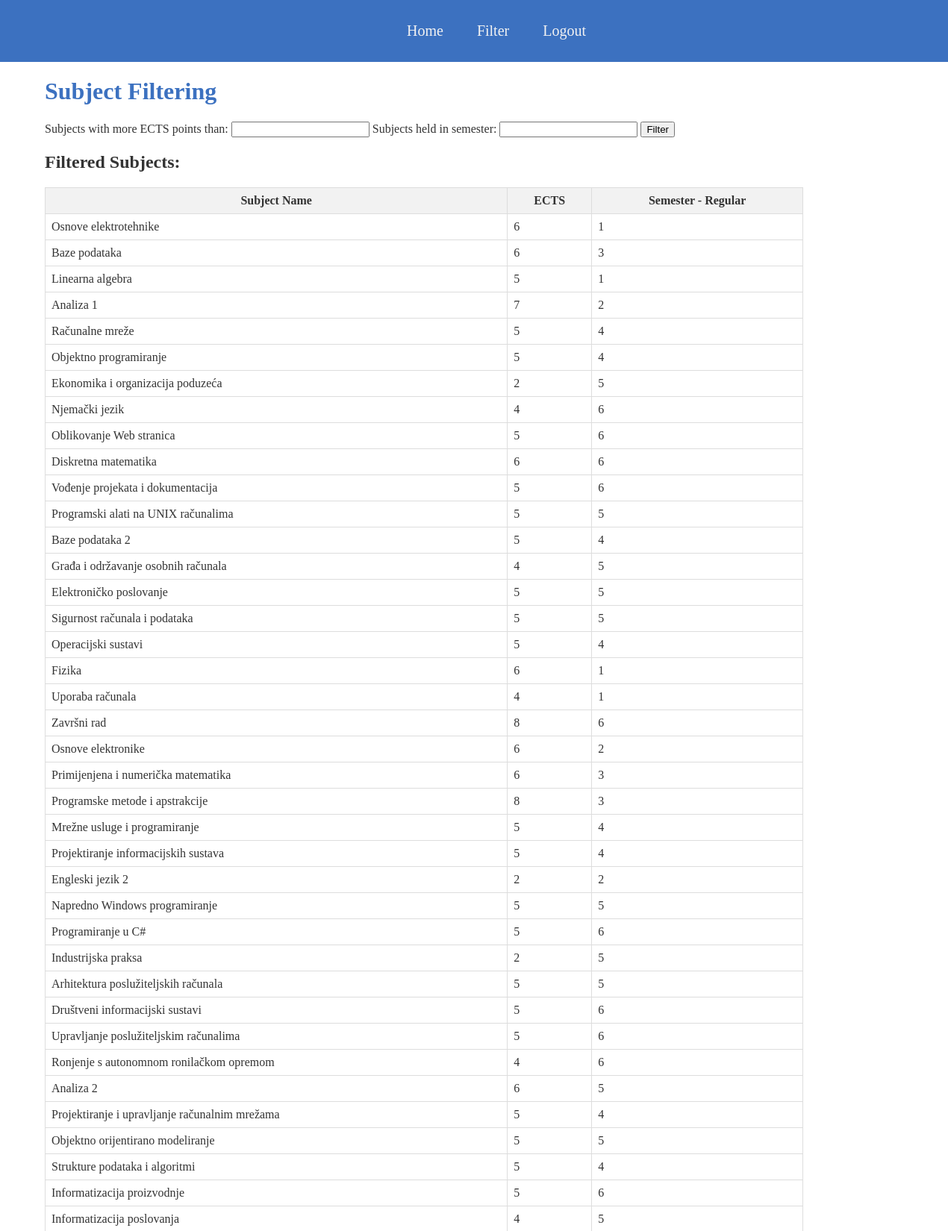
The page /izbornik/student/filter_subjects/ (signed in, upper part) on the database its author committed.
### app1/models.py (models this page shows, shortened)
class Predmeti(models.Model):
    name = models.CharField(max_length=30)
    kod = models.CharField(max_length=10)
    program = models.TextField()
    ects = models.IntegerField()
    sem_red = models.IntegerField()
    sem_izv = models.IntegerField()
    izborni = models.CharField(max_length=3)
    nositelj = models.ForeignKey(Korisnik, on_delete=models.CASCADE, blank="true", null="true")

### app1/decorators.py (the view)
    def wrapper(request,*args,**kwargs):
        if (request.user.role.role != 'Student'):
            return render(request,'error.html')
        else:
            return function(request,*args,**kwargs)

### app1/views.py (called while the page is built)
@student_required
def filterSubjects(request):
    ects = request.GET.get('points')
    semester = request.GET.get('semester')
    enrolled_subjects = Predmeti.objects.filter(korisnik_predmet__status__status='Prijavljen')
    if ects:
        enrolled_subjects = enrolled_subjects.filter(ects__gt=ects) # gt - greater than
    if semester:
        if semester == 'sem_izv':
            enrolled_subjects = enrolled_subjects.filter(sem_izv=semester)
        else:
            enrolled_subjects = enrolled_subjects.filter(sem_red=semester)
    enrolled_subjects = enrolled_subjects.distinct()
    return render(request, 'studentFilterPredmeta.html', {'filter_subjects': enrolled_subjects})

### app1/templates/studentFilterPredmeta.html (shortened to what this page needs)
{% extends 'home.html' %}
{% block studentFilterPredmeta %}
<header>
  <a href="{% url 'izbornik_student' %}">Home</a>
  <a href="{% url 'filter_subjects' %}">Filter</a>
  <a href="{% url 'logout' %}">Logout</a>
</header>
<h1>Subject Filtering</h1>
<form action="{% url 'filter_subjects' %}" method="GET">
  <label for="points">Subjects with more ECTS points than:</label>
  <input type="number" name="points" id="points" min="1">
  <label for="semester">Subjects held in semester:</label>
  <input type="number" name="semester" id="semester" min="1">
  <button type="submit">Filter</button>
</form>
{% if filter_subjects %}
  <h2>Filtered Subjects:</h2>
  <table>
    <thead>
      <tr>
        <th>Subject Name</th>
        <th>ECTS</th>
        <th>Semester - Regular</th>
      </tr>
    </thead>
    <tbody>
      {% for subject in filter_subjects %}
        <tr>
          <td>{{ subject.name }}</td>
          <td>{{ subject.ects }}</td>
          <td>{{ subject.sem_red }}</td>
        </tr>
      {% endfor %}
    </tbody>
  </table>
{% else %}
  <p>No results for the specified criteria.</p>
{% endif %}
{% endblock %}

### app1/templates/studentFilterPredmeta.html (style rules this page uses)
body { margin: 0; display: flex; flex-direction: column; color: #333; overflow-x: hidden; }
a { color: #3c71c0; text-decoration: none; padding: 20px; }
header { background-color: #3c71c0; padding: 30px; text-align: center; width: 100%; font-size: 20px; }
header a { color: #f2f2f2; padding: 20px; }
form { margin-left: 60px; }
h1 { margin-left: 60px; color: #3c71c0; }
h2 { margin-left: 60px; }
table { border-collapse: collapse; width: 80%; margin-left: 60px; }
th, td { border: 1px solid #ddd; padding: 8px; }
th { background-color: #f2f2f2; }

### rows shown on the page
Predmeti: name "Osnove elektrotehnike", ects "6", sem_red "1"
Predmeti: name "Baze podataka", ects "6", sem_red "3"
Predmeti: name "Linearna algebra", ects "5", sem_red "1"
Predmeti: name "Analiza 1", ects "7", sem_red "2"
Predmeti: name "Računalne mreže", ects "5", sem_red "4"
Predmeti: name "Objektno programiranje", ects "5", sem_red "4"
Predmeti: name "Ekonomika i organizacija poduzeća", ects "2", sem_red "5"
Predmeti: name "Njemački jezik", ects "4", sem_red "6"
Predmeti: name "Oblikovanje Web stranica", ects "5", sem_red "6"
Predmeti: name "Diskretna matematika", ects "6", sem_red "6"
Predmeti: name "Vođenje projekata i dokumentacija", ects "5", sem_red "6"
Predmeti: name "Programski alati na UNIX računalima", ects "5", sem_red "5"
Predmeti: name "Baze podataka 2", ects "5", sem_red "4"
Predmeti: name "Građa i održavanje osobnih računala", ects "4", sem_red "5"
Predmeti: name "Elektroničko poslovanje", ects "5", sem_red "5"
Predmeti: name "Sigurnost računala i podataka", ects "5", sem_red "5"
Predmeti: name "Operacijski sustavi", ects "5", sem_red "4"
Predmeti: name "Fizika", ects "6", sem_red "1"
Predmeti: name "Uporaba računala", ects "4", sem_red "1"
Predmeti: name "Završni rad", ects "8", sem_red "6"
Predmeti: name "Osnove elektronike", ects "6", sem_red "2"
Predmeti: name "Primijenjena i numerička matematika", ects "6", sem_red "3"
Predmeti: name "Programske metode i apstrakcije", ects "8", sem_red "3"
Predmeti: name "Mrežne usluge i programiranje", ects "5", sem_red "4"
Predmeti: name "Projektiranje informacijskih sustava", ects "5", sem_red "4"
Predmeti: name "Engleski jezik 2", ects "2", sem_red "2"
Predmeti: name "Napredno Windows programiranje", ects "5", sem_red "5"
Predmeti: name "Programiranje u C#", ects "5", sem_red "6"
Predmeti: name "Industrijska praksa", ects "2", sem_red "5"
Predmeti: name "Arhitektura poslužiteljskih računala", ects "5", sem_red "5"
Predmeti: name "Društveni informacijski sustavi", ects "5", sem_red "6"
Predmeti: name "Upravljanje poslužiteljskim računalima", ects "5", sem_red "6"
Predmeti: name "Ronjenje s autonomnom ronilačkom opremom", ects "4", sem_red "6"
Predmeti: name "Analiza 2", ects "6", sem_red "5"
Predmeti: name "Projektiranje i upravljanje računalnim mrežama", ects "5", sem_red "4"
Predmeti: name "Objektno orijentirano modeliranje", ects "5", sem_red "5"
Predmeti: name "Strukture podataka i algoritmi", ects "5", sem_red "4"
Predmeti: name "Informatizacija proizvodnje", ects "5", sem_red "6"
Predmeti: name "Informatizacija poslovanja", ects "4", sem_red "5"
